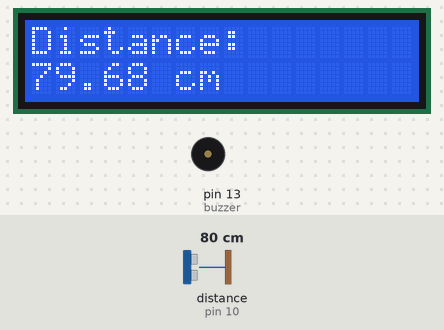
This sketch was run on a simulated Arduino Uno, built with avr-gcc and run on an emulated ATmega328P. Parts: 16×2 character LCD, buzzer (waves = sounding). Wiring (inferred from the names in the program): ultrasonic range finder: trigger pin 9; echo pin 10. Inputs (shaded band) come from the test bench; at power-on: distance to the obstacle (sensor on pin 10) 80 cm. The echo pulse lasts 58.3 µs per cm; what the sketch prints to the serial monitor is not drawn.

Above: at 3.2 s.
3.3 s: distance to the obstacle (sensor on pin 10) set to 54 cm
At 5.0 s:
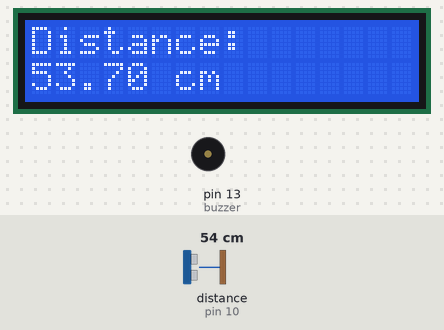
5.7 s: distance to the obstacle (sensor on pin 10) set to 45 cm
At 6.8 s:
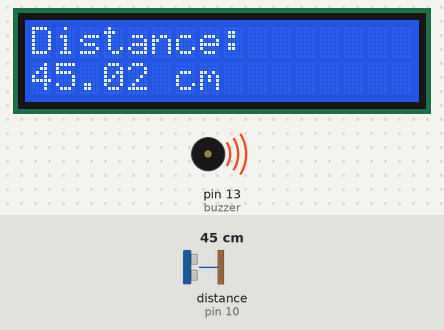
8.8 s: distance to the obstacle (sensor on pin 10) set to 4 cm
At 9.4 s:
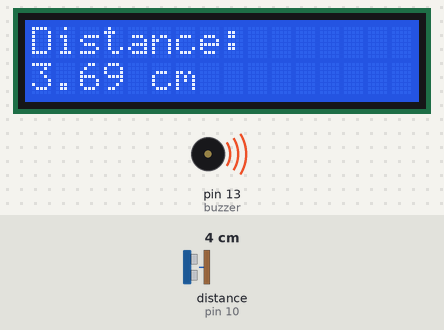
Timing chart, 0 to 11.8 s (numbered marks = the images above; inputs shaded):
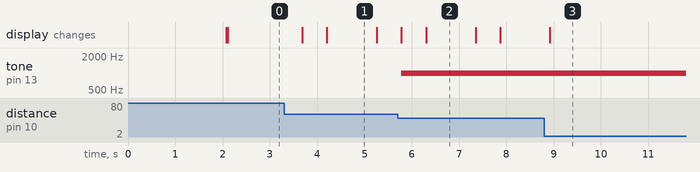

Measured:
- the behaviour switches between 51 and 50 cm on distance to the obstacle (sensor on pin 10) (found by bisection; images 1 and 2)
- after the input at 3.3 s, the display: first changes after 0.38 s (image 1 shows a later state)
- after the input at 5.7 s, tone on pin 13 (buzzer): silent → 1000 Hz after 0.08 s; the display: first changes after 0.08 s (image 2 shows a later state)
- after the input at 8.8 s, the display: changes after 0.12 s (image 3)
- what the display in image 1 shows lasts 1.1 s, from 4.2 s to 5.3 s

The sketch:

ultrasonic_lcd_buzzer.ino
```cpp
#include <Wire.h>
#include <LiquidCrystal_I2C.h>
#define buzzer 13
LiquidCrystal_I2C lcd(0x27, 16, 2);

const int trigPin = 9;
const int echoPin = 10;

long duration;
float distance;

void setup() {
   Serial.begin(9600);
  pinMode(trigPin, OUTPUT);
  pinMode(echoPin, INPUT);

  lcd.init();
  lcd.backlight();
  lcd.print("Distance Meter");
  delay(2000);
  lcd.clear();
}

void loop() {
  digitalWrite(trigPin, LOW);
  delayMicroseconds(2);

  digitalWrite(trigPin, HIGH);
  delayMicroseconds(10);
  digitalWrite(trigPin, LOW);

  duration = pulseIn(echoPin, HIGH);

  distance = duration * 0.0343 / 2;

  lcd.setCursor(0, 0);
  lcd.print("Distance:");

  lcd.setCursor(0, 1);
  lcd.print(distance);
  lcd.print(" cm   ");

  Serial.println(distance);

if (distance < 50) {
  tone(buzzer, 1000);   // 1 kHz sound
} else {
  noTone(buzzer);
}


  delay(500);
}
```
